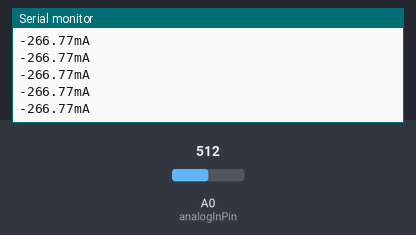
The sketch below on a simulated Arduino Uno, built with avr-gcc and run on an emulated ATmega328P. On the bench: the last lines printed to the serial monitor. Inputs (shaded band) come from the test bench; at power-on: A0 (analogInPin) = 512.

Above: at 2.7 s.
2.8 s: A0 (analogInPin) set to 787
At 3.9 s:
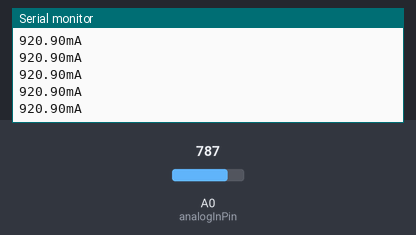
5.8 s: A0 (analogInPin) set to 814
At 6.4 s:
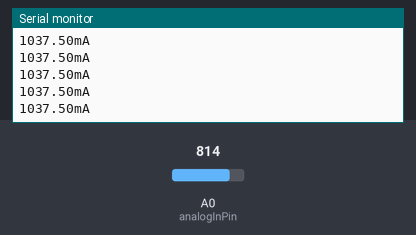
Timing chart, 0 to 8.8 s (numbered marks = the images above; inputs shaded):
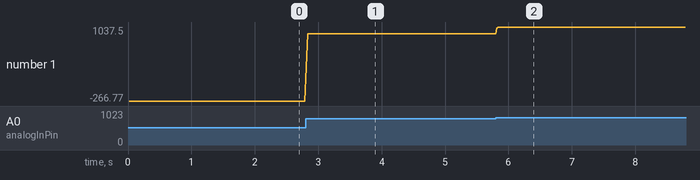

The sketch:

current_sensor_TEST.ino
```cpp
const int analogInPin = A0;


// 220 ohms, 5 v = 22.7 mA
// Number of samples to average the reading over
// Change this to make the reading smoother... but beware of buffer overflows!
const int avgSamples = 10;

int sensorValue = 0;

 float sensitivity = 0.885; // 100.0 / 500.0; //100mA per 500mV = 0.2
 float Vref = 2800; // Output voltage with no current: ~ 2500mV or 2.5V

void setup() {
  // initialize serial communications at 9600 bps:
  Serial.begin(9600);
}

void loop() {
  // read the analog in value:
  for (int i = 0; i < avgSamples; i++)
  {
    sensorValue += analogRead(analogInPin);

    // wait 2 milliseconds before the next loop
    // for the analog-to-digital converter to settle
    // after the last reading:
    delay(2);

  }

  sensorValue = sensorValue / avgSamples;

  // The on-board ADC is 10-bits -> 2^10 = 1024 -> 5V / 1024 ~= 4.88mV
  // The voltage is in millivolts
  float voltage = 4.88 * sensorValue;

  // This will calculate the actual current (in mA)
  // Using the Vref and sensitivity settings you configure
  float current = (voltage - Vref) * sensitivity;

  // This is the raw sensor value, not very useful without some calculations
  //Serial.print(sensorValue);

  /*************************************************************************************
   * Step 1.)
   * Uncomment and run the following code to set up the baseline voltage
   * (the voltage with 0 current flowing through the device).
   * Make sure no current is flowing through the IP+ and IP- terminals during this part!
   *
   * The output units are in millivolts. Use the Arduino IDE's Tools->Serial Plotter
   * To see a plot of the output. Adjust the Vref potentiometer to set the reference
   * voltage. This allows the sensor to output positive and negative currents!
   *************************************************************************************/

 // Serial.print(voltage);
 // Serial.print("mV");

  /*************************************************************************************
   * Step 2.)
   * Keep running the same code as above to set up the sensitivity
   * (how many millivolts are output per Amp of current.
   *
   * This time, use a known load current (measure this with a multimeter)
   * to give a constant output voltage. Adjust the sensitivity by turning the
   * gain potentiometer.
   *
   * The sensitivity will be (known current)/(Vreading - Vref).
   *************************************************************************************/

    /*************************************************************************************
   * Step 3.)
   * Comment out the code used for the last two parts and uncomment the following code.
   * When you have performed the calibration steps above, make sure to change the
   * global variables "sensitivity" and "Vref" to what you have set up.
   *
   * This next line of code will print out the calculated current from these parameters.
   * The output is in mA
   *************************************************************************************/

Serial.print(current);
Serial.print("mA");


  // -- DO NOT UNCOMMENT BELOW THIS LINE --
  Serial.print("\n");

  // Reset the sensor value for the next reading
  sensorValue = 0;
}
```

Measured:
- after the input at 2.8 s, the serial monitor: prints a new line at once (image 1)
- after the input at 5.8 s, the serial monitor: prints a new line at once (image 2)
- plotted number 1: -266.77 → 920.9 after the input at 2.8 s, 920.9 → 1037.5 after the input at 5.8 s
